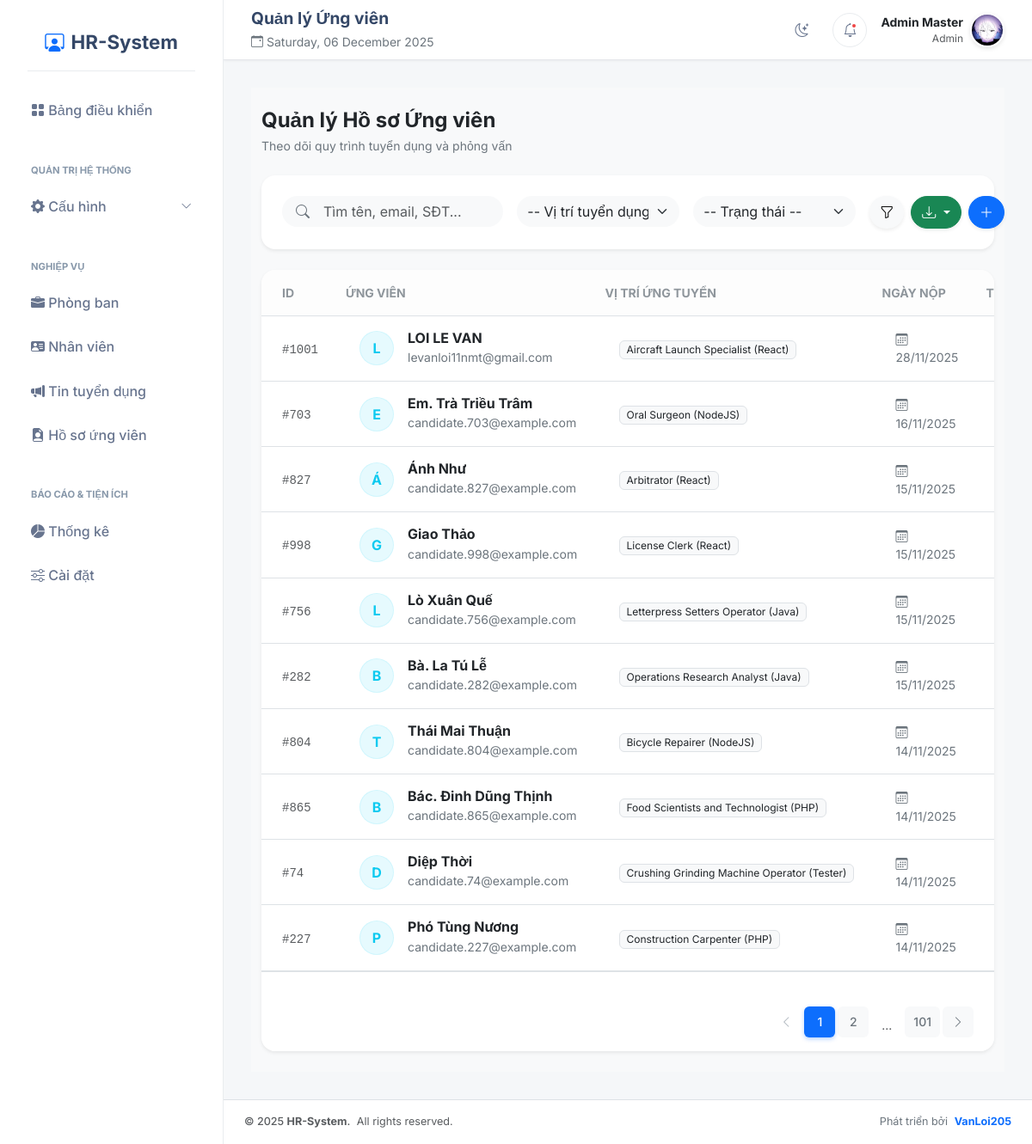
/public/candidates (signed in), run on the app's committed database.
### tables this page shows
CREATE TABLE `candidates` (
  `id` int unsigned NOT NULL AUTO_INCREMENT,
  `position_id` int unsigned NOT NULL,
  `full_name` varchar(100) NOT NULL,
  `email` varchar(100) NOT NULL,
  `phone` varchar(20) NOT NULL,
  `cv_file_path` varchar(255) NOT NULL,
  `status` enum('pending','interviewing','hired','rejected') NOT NULL DEFAULT 'pending',
  `notes` text,
  `applied_at` timestamp NOT NULL DEFAULT CURRENT_TIMESTAMP,
  PRIMARY KEY (`id`),
  KEY `fk_candidates_position_id` (`position_id`),
  CONSTRAINT `fk_candidates_position_id` FOREIGN KEY (`position_id`) REFERENCES `positions` (`id`) ON DELETE CASCADE ON UPDATE CASCADE
);

CREATE TABLE `positions` (
  `id` int unsigned NOT NULL AUTO_INCREMENT,
  `recruiter_id` int unsigned NOT NULL,
  `field_id` int unsigned NOT NULL,
  `salary_range` varchar(100) DEFAULT NULL,
  `location` varchar(255) DEFAULT NULL,
  `created_by_user_id` int unsigned DEFAULT NULL,
  `title` varchar(255) NOT NULL,
  `description` text NOT NULL,
  `requirements` text NOT NULL,
  `status` enum('open','closed') NOT NULL DEFAULT 'open',
  `created_at` timestamp NOT NULL DEFAULT CURRENT_TIMESTAMP,
  PRIMARY KEY (`id`),
  KEY `fk_positions_recruiter_id` (`recruiter_id`),
  KEY `fk_positions_field_id` (`field_id`),
  KEY `fk_positions_user_id` (`created_by_user_id`),
  CONSTRAINT `fk_positions_field_id` FOREIGN KEY (`field_id`) REFERENCES `fields` (`id`) ON DELETE RESTRICT ON UPDATE CASCADE,
  CONSTRAINT `fk_positions_recruiter_id` FOREIGN KEY (`recruiter_id`) REFERENCES `recruiters` (`id`) ON DELETE RESTRICT ON UPDATE CASCADE,
  CONSTRAINT `fk_positions_user_id` FOREIGN KEY (`created_by_user_id`) REFERENCES `users` (`id`) ON DELETE SET NULL ON UPDATE CASCADE
);

### views/candidates/index.view.php (the view, shortened to what the rows shown need)
<div class="container-fluid py-4 bg-light">
    <div class="row align-items-center mb-4">
        <div class="col-md-6">
            <h4 class="fw-bold text-dark mb-1">Quản lý Hồ sơ Ứng viên</h4>
            <p class="text-secondary small mb-0">Theo dõi quy trình tuyển dụng và phỏng vấn</p>
        </div>
    </div>
    <div class="card border-0 shadow-sm rounded-4 mb-4">
        <div class="card-body p-4">
            <form action="<?php echo BASE_URL; ?>/candidates" method="GET" class="row g-3">
                <div class="col-md-4">
                    <div class="position-relative">
                        <i class="bi bi-search position-absolute top-50 start-0 translate-middle-y ms-3 text-secondary"></i>
                        <input type="text" name="keyword" class="form-control ps-5 rounded-pill bg-light border-0"
                               placeholder="Tìm tên, email, SĐT..."
                               value="<?php echo isset($keyword) ? e($keyword) : ''; ?>">
                    </div>
                </div>
                <div class="col-md-3">
                    <select name="position_id" class="form-select rounded-pill bg-light border-0 cursor-pointer">
                        <option value="">-- Vị trí tuyển dụng --</option>
                    </select>
                </div>
                <div class="col-md-3">
                    <select name="status" class="form-select rounded-pill bg-light border-0 cursor-pointer">
                        <option value="">-- Trạng thái --</option>
                    </select>
                </div>
                <div class="col-md-2 d-flex gap-2">
                    <button type="submit" class="btn btn-light rounded-pill border-0 flex-fill shadow-sm" data-bs-toggle="tooltip" title="Lọc hồ sơ">
                        <i class="bi bi-funnel"></i>
                    </button>
                    <div class="dropdown flex-fill">
                        <button class="btn btn-success rounded-pill w-100 shadow-sm dropdown-toggle" type="button" data-bs-toggle="dropdown">
                            <i class="bi bi-download"></i>
                        </button>
                    </div>
                    <a href="<?php echo BASE_URL; ?>/candidates/create" class="btn btn-primary rounded-pill flex-fill fw-medium shadow-sm">
                        <i class="bi bi-plus-lg"></i>
                    </a>
                </div>
            </form>
        </div>
    </div>
    <div class="card border-0 shadow-sm rounded-4 overflow-hidden">
        <div class="card-body p-0">
            <div class="table-responsive">
                <table class="table table-hover align-middle mb-0 custom-table">
                    <thead class="bg-light border-bottom">
                        <tr>
                            <th class="ps-4 py-3 text-secondary text-uppercase fw-bold small opacity-75" style="width: 50px;">ID</th>
                            <th class="py-3 text-secondary text-uppercase fw-bold small opacity-75">Ứng viên</th>
                            <th class="py-3 text-secondary text-uppercase fw-bold small opacity-75">Vị trí ứng tuyển</th>
                            <th class="py-3 text-secondary text-uppercase fw-bold small opacity-75">Ngày nộp</th>
                            <th class="py-3 text-secondary text-uppercase fw-bold small opacity-75">Trạng thái</th>
                        </tr>
                    </thead>
                    <tbody>
                        <?php if (!empty($candidates)): ?>
                            <?php foreach ($candidates as $candidate): ?>
                                <tr class="border-bottom-dashed" id="row-candidate-<?php echo e($candidate['id']); ?>">
                                    <td class="ps-4 py-3">
                                        <span class="text-muted small fw-medium font-monospace">#<?php echo e($candidate['id']); ?></span>
                                    </td>
                                    <td class="py-3">
                                        <div class="d-flex align-items-center">
                                            <div class="rounded-circle bg-info bg-opacity-10 text-info d-flex align-items-center justify-content-center me-3 fw-bold border border-info border-opacity-10"
                                                 style="width: 40px; height: 40px; font-size: 1rem;">
                                                <?php echo strtoupper(mb_substr($candidate['full_name'], 0, 1)); ?>
                                            </div>
                                            <div>
                                                <h6 class="mb-0 text-dark fw-bold"><?php echo e($candidate['full_name']); ?></h6>
                                                <a href="mailto:<?php echo e($candidate['email']); ?>" class="text-secondary small text-decoration-none hover-primary">
                                                    <?php echo e($candidate['email']); ?>
                                                </a>
                                            </div>
                                        </div>
                                    </td>
                                    <td>
                                        <span class="badge bg-light text-dark border fw-normal px-2 py-1 rounded-2">
                                            <?php echo e($candidate['position_title'] ?? 'N/A'); ?>
                                        </span>
                                    </td>
                                    <td class="text-secondary small">
                                        <i class="bi bi-calendar3 me-1"></i>
                                        <?php echo date('d/m/Y', strtotime($candidate['applied_at'])); ?>
                                    </td>
                                    <td>
                                    </td>
                                </tr>
                            <?php endforeach; ?>
                        <?php else: ?>
                            <tr><td colspan="6" class="text-center py-5 text-muted">Không tìm thấy hồ sơ nào</td></tr>
                        <?php endif; ?>
                    </tbody>
                </table>
            </div>
            <div class="px-4 py-3 border-top bg-white rounded-bottom-4">
                <?php require BASE_PATH . 'views/partials/pagination.view.php'; ?>
            </div>
        </div>
    </div>
</div>

### src/Core/Router.php (shortened to what the rows shown need)
<?php
class Router
{
    protected array $routes = [];
    public function add(string $method, string $uri, string $controller): void
    {
        $this->routes[] = [
            'method' => $method,
            'uri' => $uri,
            'controller' => $controller,
        ];
    }
    public function dispatch(string $uri, string $method): void
    {
        foreach ($this->routes as $route) {
            if ($route['uri'] === $uri && $route['method'] === strtoupper($method)) {
                list($controller, $action) = explode('@', $route['controller']);
                $controllerInstance = new $controllerClass();
                $controllerInstance->{$action}();
                return;
            }
        }
        throw new RouteNotFoundException("No route found for URI: $uri");
    }
}

### data on the page
candidates: id "1001", full_name "L", full_name "LOI LE VAN", email "levanloi11nmt@gmail.com", position.title "Aircraft Launch Specialist (React)", applied_at "28/11/2025"
candidates: id "703", full_name "E", full_name "Em. Trà Triều Trâm", email "candidate.703@example.com", position.title "Oral Surgeon (NodeJS)", applied_at "16/11/2025"
candidates: id "827", full_name "Á", full_name "Ánh Như", email "candidate.827@example.com", position.title "Arbitrator (React)", applied_at "15/11/2025"
candidates: id "998", full_name "G", full_name "Giao Thảo", email "candidate.998@example.com", position.title "License Clerk (React)", applied_at "15/11/2025"
candidates: id "756", full_name "L", full_name "Lò Xuân Quế", email "candidate.756@example.com", position.title "Letterpress Setters Operator (Java)", applied_at "15/11/2025"
candidates: id "282", full_name "B", full_name "Bà. La Tú Lễ", email "candidate.282@example.com", position.title "Operations Research Analyst (Java)", applied_at "15/11/2025"
candidates: id "804", full_name "T", full_name "Thái Mai Thuận", email "candidate.804@example.com", position.title "Bicycle Repairer (NodeJS)", applied_at "14/11/2025"
candidates: id "865", full_name "B", full_name "Bác. Đinh Dũng Thịnh", email "candidate.865@example.com", position.title "Food Scientists and Technologist (PHP)", applied_at "14/11/2025"
candidates: id "74", full_name "D", full_name "Diệp Thời", email "candidate.74@example.com", position.title "Crushing Grinding Machine Operator (Tester)", applied_at "14/11/2025"
candidates: id "227", full_name "P", full_name "Phó Tùng Nương", email "candidate.227@example.com", position.title "Construction Carpenter (PHP)", applied_at "14/11/2025"
